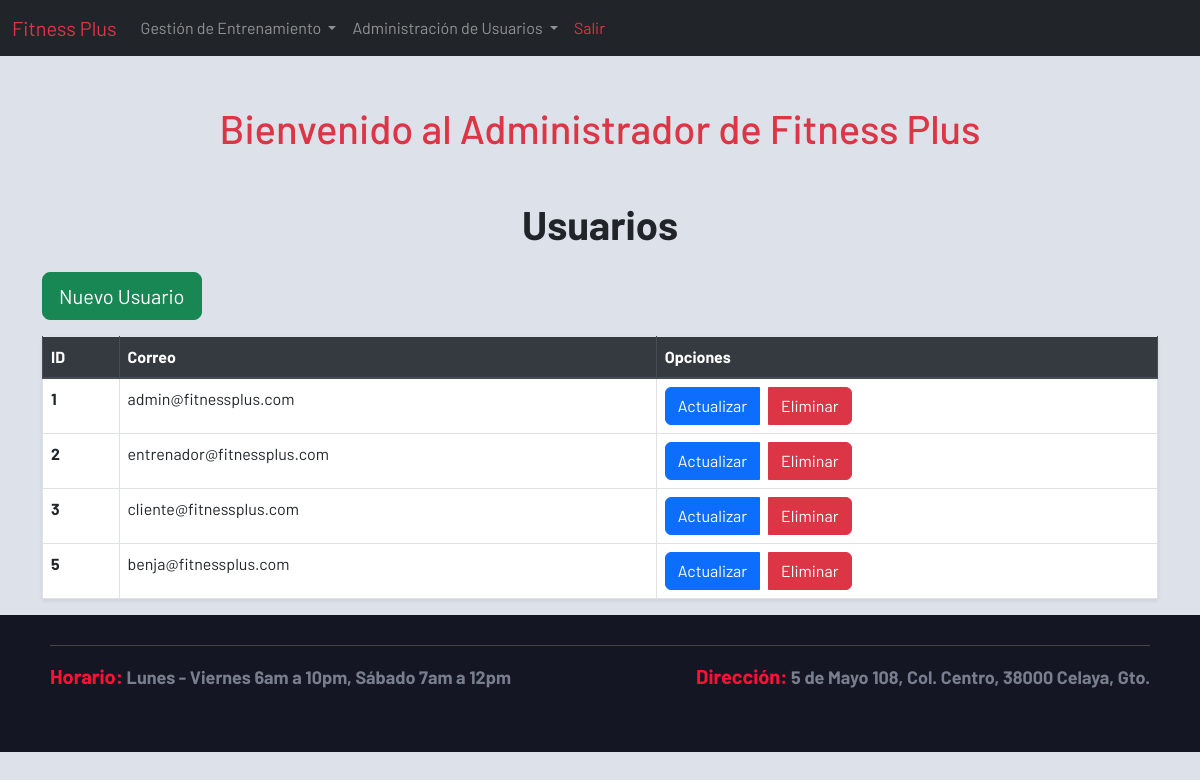
The page /admin/usuario.php (signed in) on the database its author committed.
### tables this page shows
CREATE TABLE `usuario` (
  `id_usuario` int(11) NOT NULL,
  `correo` varchar(100) NOT NULL,
  `contrasena` varchar(32) NOT NULL
);

### sistema.class.php (called while the page is built, shortened)
<?php
class Sistema
{
    function conexion()
    {
        try {
            $this->con = new PDO(SGBD . ':host=' . DBHOST . ';dbname=' . DBNAME . ';port=' . DBPORT, DBUSER, DBPASS);
        } catch (PDOException $e) {
            die("Error de conexión: " . $e->getMessage());
        }
    }
}
?>

### admin/usuario.class.php (called while the page is built, shortened)
<?php
require_once('../sistema.class.php');
class Usuario extends Sistema {
    function readAll() {
        $sql = "SELECT * FROM usuario";
        $stmt = $this->con->prepare($sql);
        $stmt->execute();
        return $stmt->fetchAll(PDO::FETCH_ASSOC);
    }
}
?>

### admin/views/usuario/index.php (the view, shortened to what this page needs)
<?php require('views/header/header_administrador.php'); ?>
<div class="container mt-5">
    <h1 class="text-center mb-4"style="font-weight: bold;">Usuarios</h1>
    <div class="mb-3">
        <a href="usuario.php?accion=crear" class="btn btn-success btn-lg">Nuevo Usuario</a>
    </div>
    <table class="table table-hover table-bordered shadow-sm">
        <thead class="thead-dark">
            <tr>
                <th scope="col">ID</th>
                <th scope="col">Correo</th>
                <th scope="col">Opciones</th>
            </tr>
        </thead>
        <tbody>
            <?php foreach ($usuarios as $usuario) : ?>
                <tr>
                    <th scope="row"><?php echo $usuario['id_usuario']; ?></th>
                    <td><?php echo $usuario['correo']; ?></td>
                    <td>
                        <div class="btn-group" role="group" aria-label="Acciones de usuario">
                            <a href="usuario.php?accion=actualizar&id=<?php echo $usuario['id_usuario']; ?>" class="btn btn-primary">Actualizar</a>
                            <a href="usuario.php?accion=eliminar&id=<?php echo $usuario['id_usuario']; ?>" class="btn btn-danger ml-2">Eliminar</a>
                        </div>
                    </td>
                </tr>
            <?php endforeach; ?>
        </tbody>
    </table>
</div>
<?php require('views/footer.php'); ?>

### css/estilo.css (style rules this page uses)
* { margin: 0; padding: 0; box-sizing: border-box; font-family: 'Barlow'; }
html { scroll-behavior: smooth; }
body { background-color: #dde1e9; }

### rows shown on the page
usuario: id_usuario "1", correo "admin@fitnessplus.com"
usuario: id_usuario "2", correo "entrenador@fitnessplus.com"
usuario: id_usuario "3", correo "cliente@fitnessplus.com"
usuario: id_usuario "5", correo "benja@fitnessplus.com"
